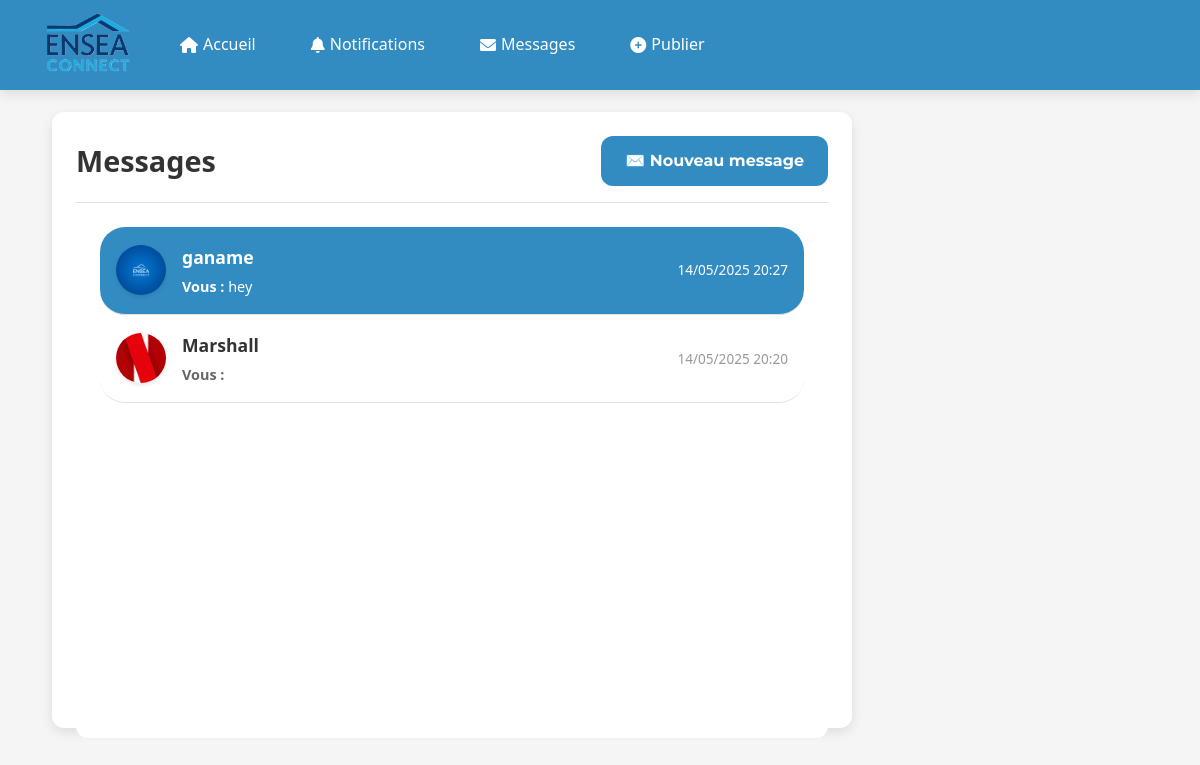
The app's page /messages/ (signed in) with its own data.
### models.py (models this page shows)
class Utilisateur(UserMixin, db.Model):
    id = db.Column(db.Integer, primary_key=True)
    nom = db.Column(db.String(100), nullable=False)
    email = db.Column(db.String(120), unique=True, nullable=False)
    mot_de_passe = db.Column(db.String(200), nullable=False)
    bio = db.Column(db.Text, default="")
    statut = db.Column(db.String(20), nullable=False, default="étudiant")
    photo = db.Column(db.String(255))

class Message(db.Model):
    id = db.Column(db.Integer, primary_key=True)
    expediteur_id = db.Column(db.Integer, db.ForeignKey('utilisateur.id'), nullable=False)
    destinataire_id = db.Column(db.Integer, db.ForeignKey('utilisateur.id'), nullable=False)
    contenu = db.Column(db.Text, nullable=False)
    date_envoi = db.Column(db.DateTime, nullable=False)
    expediteur = db.relationship('Utilisateur', foreign_keys=[expediteur_id], backref='messages_envoyes')
    destinataire = db.relationship('Utilisateur', foreign_keys=[destinataire_id], backref='messages_recus')
    lu = db.Column(db.Boolean, default=False)
    fichier = db.Column(db.String(200))

### routes/messages.py (the view)
@bp.route('/')
@login_required
def boite_reception():
    logger.debug(f"Current user: {current_user}, ID: {getattr(current_user, 'id', 'Non défini')}")
    expediteurs = db.session.query(Message.expediteur_id).filter_by(destinataire_id=current_user.id)
    destinataires = db.session.query(Message.destinataire_id).filter_by(expediteur_id=current_user.id)
    interlocuteurs_ids = set([r[0] for r in expediteurs.union(destinataires).all() if r[0] != current_user.id])
    conversations = []
    for user_id in interlocuteurs_ids:
        user = Utilisateur.query.get(user_id)
        messages = Message.query.filter(
            ((Message.expediteur_id == current_user.id) & (Message.destinataire_id == user_id)) |
            ((Message.expediteur_id == user_id) & (Message.destinataire_id == current_user.id))
        ).order_by(Message.date_envoi.desc()).limit(5).all()
        messages.reverse()
        has_unread = any(msg.destinataire_id == current_user.id and not msg.lu for msg in messages)
        conversations.append({
            'interlocuteur': user,
            'messages': messages,
            'has_unread': has_unread
        })
    return render_template('messages/inbox.html', conversations=conversations)

### app.py (called while the page is built)
@login_manager.user_loader
def load_user(user_id):
    from models import Utilisateur
    return Utilisateur.query.get(int(user_id))

@app.context_processor
def inject_now():
    return {'current_year': datetime.now().year}

@app.context_processor
def inject_nb_messages():
    if current_user.is_authenticated:
        nb = Message.query.filter_by(destinataire_id=current_user.id, lu=False).count()
        return {'nb_nouveaux_messages': nb}
    return {'nb_nouveaux_messages': 0}

@app.context_processor
def inject_notifs():
    if current_user.is_authenticated:
        nb = Notification.query.filter_by(utilisateur_id=current_user.id, lu=False).count()
        return {'nb_notifications': nb}
    return {'nb_notifications': 0}

### templates/messages/inbox.html (shortened to what this page needs)
{% extends 'base.html' %}
{% block head %}
    <link rel="stylesheet" href="{{ url_for('static', filename='css/style_linkedin.css') }}">
    <link rel="stylesheet" href="{{ url_for('static', filename='css/style_inbox.css') }}">
{% endblock %}
{% block content %}
    <div class="inbox-container">
        <div class="inbox-left">
            <div class="inbox-card">
                <div class="inbox-header">
                    <h2 class="inbox-title">Messages</h2>
                    <a href="{{ url_for('messages.nouveau_message') }}" class="btn-primary" style="text-decoration: none;">✉️ Nouveau message</a>
                </div>
                <div class="unbox-card">
                    <ul class="conversation-list" id="conversation-list">
                        {% for conv in conversations %}
                            <li class="conversation-item" data-user-id="{{ conv.interlocuteur.id }}">
                                <img src="{{ url_for('static', filename='uploads/' + conv.interlocuteur.photo) if conv.interlocuteur.photo else url_for('static', filename='img/default_user.png') }}" alt="Avatar" class="conversation-avatar">
                                <div class="conversation-info">
                                    <div class="conversation-name {{ 'unread' if conv.has_unread else '' }}">{{ conv.interlocuteur.nom }}</div>
                                    <div class="conversation-preview">
                                        {% if conv.messages %}
                                            <span><strong>{{ 'Vous' if (conv.messages|last).expediteur_id == current_user.id else (conv.messages|last).expediteur.nom }} :</strong> {{ (conv.messages|last).contenu[:60] }}{% if (conv.messages|last).contenu|length > 60 %}...{% endif %}</span>
                                        {% else %}
                                            Aucun message
                                        {% endif %}
                                    </div>
                                </div>
                                <div class="conversation-date">
                                    {% if conv.messages %}
                                        {{ (conv.messages|last).date_envoi.strftime('%d/%m/%Y %H:%M') }}
                                    {% else %}
                                        Aucune date
                                    {% endif %}
                                </div>
                            </li>
                        {% endfor %}
                    </ul>
                </div>
            </div>
        </div>
    </div>
{% endblock %}

### static/css/style.css (style rules this page uses)
:root { --primary: #33b7eb; --secondary: #328CC1; --accent: #FFD700; --light: #F5F5F5; --white: #FFFFFF; --dark: #333333; --danger: #D64045; --shadow: 0 4px 12px rgba(0, 0, 0, 0.1); --radius: 12px; --transition: all 0.3s ease; }
* { margin: 0; padding: 0; box-sizing: border-box; }
body { display: flex; justify-content: left; padding: 0; height: 100%; flex: 1; flex-direction: column; font-family: 'Open Sans', sans-serif; line-height: 1.6; color: var(--dark); background-color: var(--light); min-height: 100vh; font-size: 1.1rem; }
button[type="submit"], .btn-primary { background-color: var(--secondary); color: var(--white); border: none; padding: 0.75rem 1.5rem; border-radius: var(--radius); cursor: pointer; font-family: 'Montserrat', sans-serif; font-size: 1rem; font-weight: bold; transition: var(--transition); }

### static/css/style_linkedin.css (style rules this page uses)
html, body { margin: 0; padding: 0; font-family: 'Segoe UI', sans-serif; background-color: #f5f5f5; color: #333; height: 100%; }
body { display: flex; flex-direction: column; justify-content: left; flex: 1; min-height: 100vh; font-size: 1.1rem; padding-top: 80px; padding-left: 20px; }

### static/css/style_inbox.css (style rules this page uses)
.inbox-container { max-width: none; margin: 0 auto; padding: 2rem; min-height: calc(100vh - 120px); display: flex; width: 100%; gap: 15rem; }
.inbox-left { max-width: 800px; width: 100%; }
.inbox-card { background-color: var(--white, #FFFFFF); border-radius: var(--radius, 12px); box-shadow: var(--shadow, 0 4px 12px rgba(0, 0, 0, 0.1)); padding: 1.5rem; transition: transform 0.3s ease, box-shadow 0.3s ease; height: 100%; }
.unbox-card { background-color: var(--white, #FFFFFF); border-radius: var(--radius, 12px); padding: 1.5rem; height: 90%; overflow: scroll; padding-top: 0rem; }
.inbox-header { display: flex; justify-content: space-between; align-items: center; margin-bottom: 1.5rem; border-bottom: 1px solid #e0e0e0; padding-bottom: 1rem; }
.inbox-title { font-size: 1.8rem; font-weight: 700; color: var(--dark, #333333); }
.conversation-list { list-style: none; padding: 0; }
.conversation-item { display: flex; align-items: center; gap: 1rem; padding: 1rem; border-bottom: 1px solid #e0e0e0; transition: background-color 0.3s ease; border-radius: 25px; }
.conversation-item.active { background-color: var(--secondary, #33b7eb); border-radius: 25px; color: var(--white, #FFFFFF); }
.conversation-item.active .conversation-name, .conversation-item.active .conversation-preview, .conversation-item.active .conversation-date { color: var(--white, #FFFFFF); }
.conversation-avatar { width: 50px; height: 50px; border-radius: 50%; object-fit: cover; box-shadow: 0 2px 4px rgba(0, 0, 0, 0.1); }
.conversation-info { flex: 1; border-radius: 25px; }
.conversation-name { font-size: 1.1rem; font-weight: 600; color: var(--dark, #333333); margin-bottom: 0.25rem; }
.conversation-preview { font-size: 0.9rem; color: #666; overflow: hidden; text-overflow: ellipsis; white-space: nowrap; max-width: 400px; }
.conversation-date { font-size: 0.85rem; color: #999; }

### records on screen
Utilisateur: interlocuteur.nom "ganame"
Message: contenu "hey", date_envoi "14/05/2025 20:27"
Utilisateur: photo (picture), interlocuteur.nom "Marshall"
Message: date_envoi "14/05/2025 20:20"
